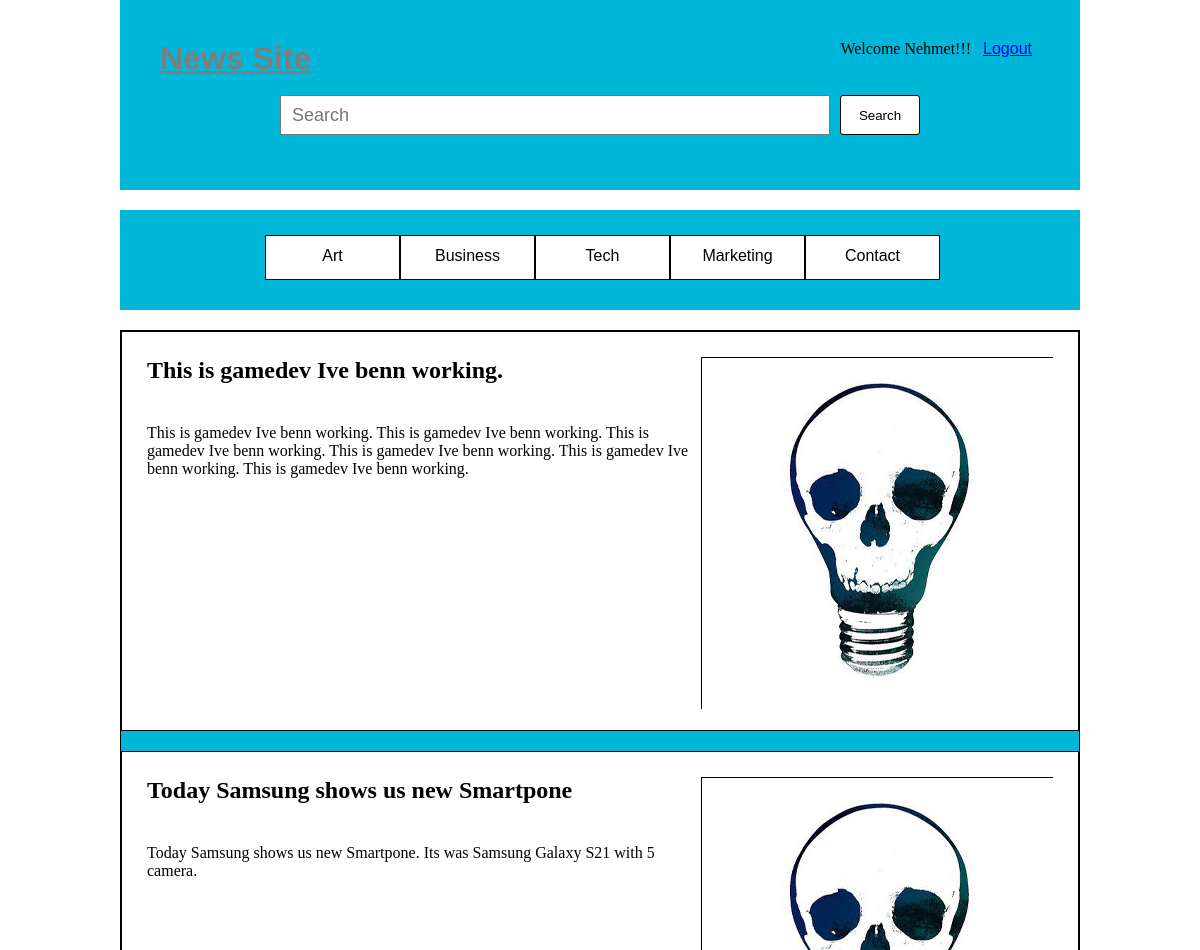
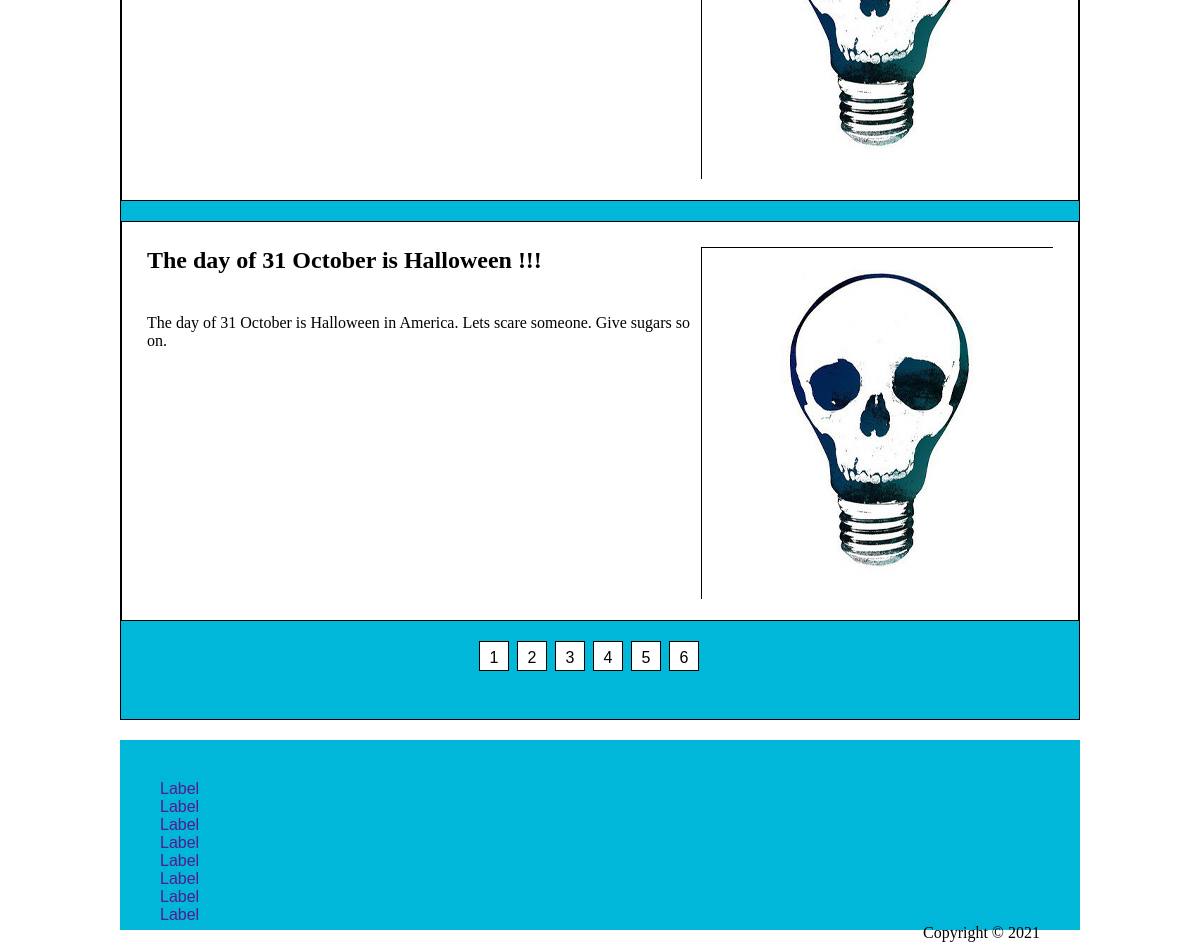
Page /index.php?signin=done&id=1 (signed in) on the committed database (2 pictures, top to bottom).
### tables this page shows
CREATE TABLE `articles` (
  `article_id` int(11) UNSIGNED NOT NULL,
  `heading` varchar(255) DEFAULT NULL,
  `img_path` varchar(255) DEFAULT NULL,
  `text` text DEFAULT NULL
);

### includes/functions.php (called while the page is built, shortened)
<?php
function getAllArticles($connect){
    $select = "SELECT heading, img_path, text FROM articles ORDER BY article_id DESC LIMIT 3";
    $query = mysqli_query($connect, $select);
    $row = mysqli_fetch_all($query, MYSQLI_ASSOC);
    return $row;
}

### index.php (the view, shortened to what this page needs)
<?php
require_once "includes/connect.php";
require_once "includes/functions.php";
$articles = getAllArticles($connect);
?>
<!DOCTYPE html>
<html lang="en">
  <head>
    <link rel="stylesheet" href="style.css" />
  </head>
  <body>
    <header>
      <div class="header-wrapper">
        <div class="header-logo">
          <h1><a href="index.php">News Site</a></h1>
        </div>
            <div class="header-button">
            <?php if(isset($_SESSION['user_id'])):?>
                <?='Welcome ' . $_SESSION['user_name'] . '!!!';?>
                <?='<a href="includes/logout.php">Logout</a>';?>
            <?php else: ?>
                <?='<a href="signin_user.php" class="link">Sign In</a>';?>
            <?php endif;?>
            </div>
      </div>
      <div class="search-wrapper">
        <form action="index.php" method="POST">
          <input type="text" name="search" placeholder="Search"/>
          <button type="submit" class="button">Search</button>
        </form>
      </div>
    </header>
    <nav>
      <ul>
        <li><a href="">Art</a></li>
        <li><a href="">Business</a></li>
        <li><a href="">Tech</a></li>
        <li><a href="">Marketing</a></li>
        <li><a href="">Contact</a></li>
      </ul>
    </nav>
    <article>
        <?php foreach ($articles as $article):?>
            <section>
                <h2><?=$article['heading'];?></h2>
                <figure>
                    <img src="<?=$article['img_path'];?>" alt="" width="352" height="352" />
                </figure>
                <p>
                    <?=$article['text'];?>
                </p>
            </section>
        <?php endforeach;?>
      <div class="pagination">
        <ul>
          <li><a href="">1</a></li>
          <li><a href="">2</a></li>
          <li><a href="">3</a></li>
          <li><a href="">4</a></li>
          <li><a href="">5</a></li>
          <li><a href="">6</a></li>
        </ul>
      </div>
    </article>
    <footer>
      <div class="links">
        <ul>
          <li><a href="">Label</a></li>
          <li><a href="">Label</a></li>
          <li><a href="">Label</a></li>
          <li><a href="">Label</a></li>
          <li><a href="">Label</a></li>
          <li><a href="">Label</a></li>
          <li><a href="">Label</a></li>
          <li><a href="">Label</a></li>
        </ul>
      </div>
      <div class="copy"><span>Copyright</span> &copy; <?=date('Y');?></div>
    </footer>
  </body>
</html>

### style.css (style rules this page uses)
* { margin: 0; padding: 0; box-sizing: border-box; }
html { width: 100%; }
body { margin: 0 auto; width: 960px; }
a { font-family: Arial, Helvetica, sans-serif; }
header { background-color: #00b7d9; height: 190px; padding: 40px; margin-bottom: 20px; }
.header-wrapper { height: 55px; display: block; }
.header-wrapper .header-logo { float: left; }
.header-wrapper .header-button { float: right; }
.header-logo h1 a { color: #7e7e7e; }
.header-button a { margin: 8px; }
.button { display: block; cursor: pointer; height: 40px; width: 80px; background-color: white; border: 1px solid black; border-radius: 3px; }
.search-wrapper { display: block; }
.search-wrapper input[type="text"] { width: 550px; height: 40px; font-size: 18px; padding-left: 10px; }
.search-wrapper input[type="text"] { float: left; margin: 0 10px 0 120px; }
.search-wrapper button[type="submit"] { float: left; }
nav { background-color: #00b7d9; height: 100px; padding: 25px; margin-bottom: 20px; }
nav ul { list-style: none; margin: 0 0 0 120px; }
nav ul a { text-decoration: none; color: black; display: block; width: 135px; height: 45px; background-color: white; float: left; border: 1px solid black; text-align: center; line-height: 40px; }
article { height: 1340px; margin-bottom: 20px; border: 1px solid black; background-color: #00b7d9; }
section { padding: 25px; height: 400px; margin-bottom: 20px; border: 1px solid black; background-color: white; }
section h2 { float: left; width: 550px; margin-bottom: 40px; }
section p { float: left; width: 550px; }
figure { border: 1px solid black; width: 352px; height: 352px; float: right; }
.pagination ul { list-style: none; margin: 0 350px; }
.pagination ul li a { width: 30px; height: 30px; float: left; border: 1px solid black; margin-left: 8px; text-align: center; line-height: 2; }
.pagination ul a { list-style: none; text-decoration: none; background-color: white; color: black; width: 35px; }
footer { background-color: #00b7d9; height: 190px; padding: 40px; margin-bottom: 20px; }
.links ul { list-style: none; }
.links ul a { text-decoration: none; }
.copy { float: right; }
.signin-wrapper label, input { margin-bottom: 10px; }
.registration label, input { margin-bottom: 10px; }

### rows in the picture
articles: heading "This is gamedev Ive benn working.", img_path (picture), text "This is gamedev Ive benn working. This is gamedev Ive benn working. This is gamedev Ive benn working. This is gamedev Ive benn working. This is gamedev Ive benn working. This is gamedev Ive benn working."
articles: heading "Today Samsung shows us new Smartpone", img_path (picture), text "Today Samsung shows us new Smartpone. Its was Samsung Galaxy S21 with 5 camera."
articles: heading "The day of 31 October is Halloween !!!", img_path (picture), text "The day of 31 October is Halloween in America. Lets scare someone. Give sugars so on."

### other values in the picture
$_SESSION['user_name'] "Nehmet"
